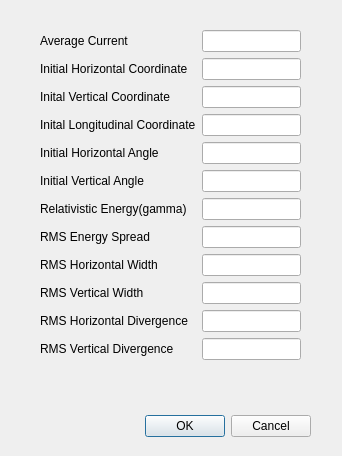
<?xml version="1.0" encoding="UTF-8"?>
<ui version="4.0">
 <class>Dialog</class>
 <widget class="QDialog" name="Dialog">
  <property name="geometry">
   <rect>
    <x>0</x>
    <y>0</y>
    <width>342</width>
    <height>456</height>
   </rect>
  </property>
  <property name="windowTitle">
   <string>Beam</string>
  </property>
  <widget class="QDialogButtonBox" name="buttonBox">
   <property name="geometry">
    <rect>
     <x>40</x>
     <y>410</y>
     <width>271</width>
     <height>32</height>
    </rect>
   </property>
   <property name="orientation">
    <enum>Qt::Horizontal</enum>
   </property>
   <property name="standardButtons">
    <set>QDialogButtonBox::Cancel|QDialogButtonBox::Ok</set>
   </property>
  </widget>
  <widget class="QWidget" name="formLayoutWidget_2">
   <property name="geometry">
    <rect>
     <x>40</x>
     <y>30</y>
     <width>261</width>
     <height>364</height>
    </rect>
   </property>
   <layout class="QFormLayout" name="formLayout">
    <item row="0" column="0">
     <widget class="QLabel" name="label_12">
      <property name="text">
       <string>Average Current</string>
      </property>
     </widget>
    </item>
    <item row="1" column="0">
     <widget class="QLabel" name="label_13">
      <property name="text">
       <string>Initial Horizontal Coordinate</string>
      </property>
     </widget>
    </item>
    <item row="2" column="0">
     <widget class="QLabel" name="label_14">
      <property name="text">
       <string>Inital Vertical Coordinate</string>
      </property>
     </widget>
    </item>
    <item row="3" column="0">
     <widget class="QLabel" name="label_15">
      <property name="text">
       <string>Inital Longitudinal Coordinate</string>
      </property>
     </widget>
    </item>
    <item row="4" column="0">
     <widget class="QLabel" name="label_16">
      <property name="text">
       <string>Initial Horizontal Angle</string>
      </property>
     </widget>
    </item>
    <item row="5" column="0">
     <widget class="QLabel" name="label_17">
      <property name="text">
       <string>Initial Vertical Angle</string>
      </property>
     </widget>
    </item>
    <item row="6" column="0">
     <widget class="QLabel" name="label_18">
      <property name="text">
       <string>Relativistic Energy(gamma)</string>
      </property>
     </widget>
    </item>
    <item row="0" column="1">
     <widget class="QLineEdit" name="iavg"/>
    </item>
    <item row="1" column="1">
     <widget class="QLineEdit" name="partstatmom1x"/>
    </item>
    <item row="2" column="1">
     <widget class="QLineEdit" name="partstatmom1y"/>
    </item>
    <item row="3" column="1">
     <widget class="QLineEdit" name="partstatmom1z"/>
    </item>
    <item row="4" column="1">
     <widget class="QLineEdit" name="partstatmom1xp"/>
    </item>
    <item row="5" column="1">
     <widget class="QLineEdit" name="partstatmom1yp"/>
    </item>
    <item row="6" column="1">
     <widget class="QLineEdit" name="partstatmom1gamma"/>
    </item>
    <item row="7" column="0">
     <widget class="QLabel" name="label">
      <property name="text">
       <string>RMS Energy Spread</string>
      </property>
     </widget>
    </item>
    <item row="7" column="1">
     <widget class="QLineEdit" name="sige"/>
    </item>
    <item row="8" column="0">
     <widget class="QLabel" name="label_2">
      <property name="text">
       <string>RMS Horizontal Width</string>
      </property>
     </widget>
    </item>
    <item row="9" column="0">
     <widget class="QLabel" name="label_3">
      <property name="text">
       <string>RMS Vertical Width</string>
      </property>
     </widget>
    </item>
    <item row="10" column="0">
     <widget class="QLabel" name="label_4">
      <property name="text">
       <string>RMS Horizontal Divergence</string>
      </property>
     </widget>
    </item>
    <item row="11" column="0">
     <widget class="QLabel" name="label_5">
      <property name="text">
       <string>RMS Vertical Divergence</string>
      </property>
     </widget>
    </item>
    <item row="8" column="1">
     <widget class="QLineEdit" name="sigx"/>
    </item>
    <item row="9" column="1">
     <widget class="QLineEdit" name="sigy"/>
    </item>
    <item row="10" column="1">
     <widget class="QLineEdit" name="sigxp"/>
    </item>
    <item row="11" column="1">
     <widget class="QLineEdit" name="sigyp"/>
    </item>
   </layout>
  </widget>
 </widget>
 <resources/>
 <connections>
  <connection>
   <sender>buttonBox</sender>
   <signal>accepted()</signal>
   <receiver>Dialog</receiver>
   <slot>accept()</slot>
   <hints>
    <hint type="sourcelabel">
     <x>248</x>
     <y>254</y>
    </hint>
    <hint type="destinationlabel">
     <x>157</x>
     <y>274</y>
    </hint>
   </hints>
  </connection>
  <connection>
   <sender>buttonBox</sender>
   <signal>rejected()</signal>
   <receiver>Dialog</receiver>
   <slot>reject()</slot>
   <hints>
    <hint type="sourcelabel">
     <x>316</x>
     <y>260</y>
    </hint>
    <hint type="destinationlabel">
     <x>286</x>
     <y>274</y>
    </hint>
   </hints>
  </connection>
 </connections>
</ui>
